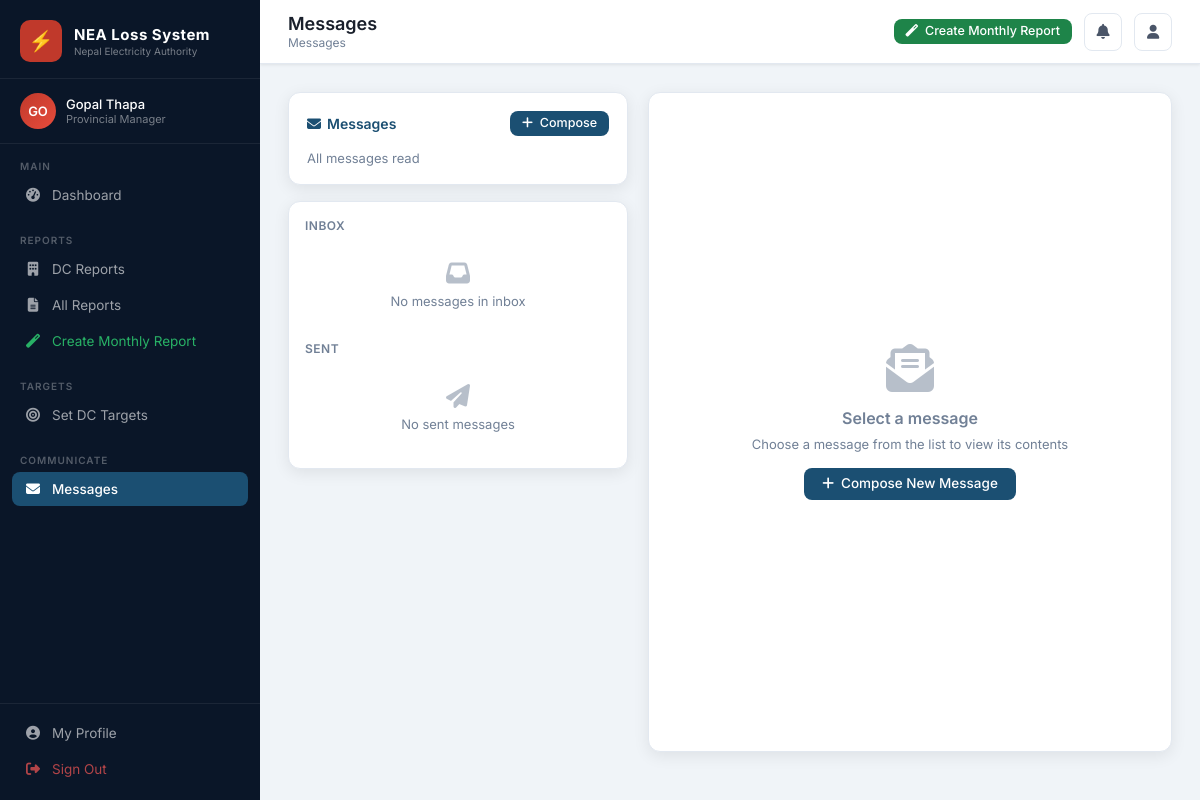
/messages/ (signed in), run on the app's committed database.
### nea_loss/models.py (models this page shows, shortened)
class NEAUser(AbstractBaseUser, PermissionsMixin):
    ROLE_CHOICES = [
        ('SYS_ADMIN', 'System Administrator'),
        ('MD', 'Managing Director'),
        ('DMD', 'Deputy Managing Director'),
        ('DIRECTOR', 'Director'),
        ('PROVINCIAL_MANAGER', 'Provincial Manager'),
        ('DC_MANAGER', 'DC Manager'),
        ('DC_STAFF', 'DC Staff'),
    ]
    username = models.CharField(max_length=50, unique=True)
    email = models.EmailField(unique=True)
    full_name = models.CharField(max_length=150)
    role = models.CharField(max_length=30, choices=ROLE_CHOICES, default='DC_STAFF')
    employee_id = models.CharField(max_length=30, blank=True)
    phone = models.CharField(max_length=20, blank=True)
    designation = models.CharField(max_length=100, blank=True)
    provincial_office = models.ForeignKey(ProvincialOffice, null=True, blank=True, on_delete=models.SET_NULL)
    distribution_center = models.ForeignKey(DistributionCenter, null=True, blank=True, on_delete=models.SET_NULL)
    is_active = models.BooleanField(default=True)
    is_staff = models.BooleanField(default=False)
    date_joined = models.DateTimeField(default=timezone.now)
    last_login_ip = models.GenericIPAddressField(null=True, blank=True)
    objects = NEAUserManager()
    USERNAME_FIELD = 'username'
    REQUIRED_FIELDS = ['email', 'full_name']
    @property
    def is_system_admin(self):
        return self.role == 'SYS_ADMIN' or self.is_superuser
    @property
    def is_top_management(self):
        return self.role in ['MD', 'DMD', 'DIRECTOR']
    @property
    def is_provincial(self):
        return self.role == 'PROVINCIAL_MANAGER'
    @property
    def is_dc_level(self):
        return self.role in ['DC_MANAGER', 'DC_STAFF']
    class Meta:
        verbose_name = 'NEA User'
        verbose_name_plural = 'NEA Users'

### nea_loss/views.py (the view)
# urls.py: path('messages/', views.MessageInboxView.as_view(), name='message_inbox'),
class MessageInboxView(LoginRequiredMixin, View):
    template_name = 'nea_loss/users/inbox.html'
    def get(self, request):
        inbox = Message.objects.filter(recipient=request.user).select_related('sender').order_by('-created_at')
        sent = Message.objects.filter(sender=request.user).select_related('recipient').order_by('-created_at')
        unread_count = inbox.filter(is_read=False).count()
        return render(request, self.template_name, {
            'inbox': inbox,
            'sent': sent,
            'unread_count': unread_count,
        })

### nea_loss/templates/nea_loss/users/inbox.html (shortened to what this page needs)
{% extends 'nea_loss/base.html' %}
{% block page_title %}Messages{% endblock %}
{% block breadcrumb %}Messages{% endblock %}
{% block content %}
<div style="display:grid;grid-template-columns:340px 1fr;gap:20px;min-height:calc(100vh - 140px);">
  <div>
    <div style="background:white;border:1px solid var(--border-color);border-radius:12px;padding:18px;margin-bottom:16px;box-shadow:0 4px 16px rgba(0,0,0,0.08);">
      <div style="display:flex;align-items:center;justify-content:space-between;margin-bottom:14px;">
        <div style="font-size:14px;font-weight:600;color:var(--nea-blue);"><i class="fas fa-envelope" style="margin-right:6px;"></i>Messages</div>
        <a href="{% url 'message_compose' %}" class="btn btn-primary btn-sm">
          <i class="fas fa-plus"></i> Compose
        </a>
      </div>
      {% if unread_count %}
      <div style="font-size:13px;color:var(--text-muted);">You have <strong style="color:var(--nea-red);">{{ unread_count }}</strong> unread message{{ unread_count|pluralize }}</div>
      {% else %}
      <div style="font-size:13px;color:var(--text-muted);">All messages read</div>
      {% endif %}
    </div>
    <div style="background:white;border:1px solid var(--border-color);border-radius:12px;padding:16px;box-shadow:0 4px 16px rgba(0,0,0,0.08);">
      <div style="margin-bottom:12px;">
        <div style="font-size:12px;font-weight:600;color:var(--text-muted);text-transform:uppercase;letter-spacing:0.5px;margin-bottom:8px;">Inbox</div>
        {% if inbox %}
        {% for message in inbox %}
        {% if not message.is_read %}
        <a href="{% url 'message_detail' message.pk %}" style="display:block;padding:12px 14px;border-radius:10px;border:1px solid var(--nea-blue);
                   margin-bottom:8px;background:#EBF5FB;text-decoration:none;transition:all 0.1s;">
        {% else %}
        <a href="{% url 'message_detail' message.pk %}" style="display:block;padding:12px 14px;border-radius:10px;border:1px solid var(--border-color);
                   margin-bottom:8px;background:white;text-decoration:none;transition:all 0.1s;">
        {% endif %}
          <div style="display:flex;align-items:center;justify-content:space-between;margin-bottom:4px;">
            {% if not message.is_read %}
            <span style="font-size:13px;font-weight:700;color:var(--nea-blue);">
            {% else %}
            <span style="font-size:13px;font-weight:500;color:var(--nea-blue);">
            {% endif %}
              {{ message.sender.full_name }}
            </span>
            <span style="font-size:11px;color:var(--text-muted);">{{ message.created_at|date:"d M, H:i" }}</span>
          </div>
          <div style="font-size:12px;color:var(--text-dark);margin-bottom:4px;">{{ message.subject }}</div>
          <div style="font-size:11px;color:var(--text-muted);overflow:hidden;text-overflow:ellipsis;white-space:nowrap;">{{ message.body|truncatechars:50 }}</div>
        </a>
        {% endfor %}
        {% else %}
        <div style="text-align:center;padding:20px;color:var(--text-muted);font-size:13px;">
          <i class="fas fa-inbox" style="font-size:24px;margin-bottom:8px;opacity:0.5;"></i>
          <div>No messages in inbox</div>
        </div>
        {% endif %}
      </div>
      <div>
        <div style="font-size:12px;font-weight:600;color:var(--text-muted);text-transform:uppercase;letter-spacing:0.5px;margin-bottom:8px;">Sent</div>
        {% if sent %}
        {% for message in sent %}
        <a href="{% url 'message_detail' message.pk %}" style="display:block;padding:12px 14px;border-radius:10px;border:1px solid var(--border-color);
                   margin-bottom:8px;background:white;text-decoration:none;transition:all 0.1s;">
          <div style="display:flex;align-items:center;justify-content:space-between;margin-bottom:4px;">
            <span style="font-size:13px;font-weight:500;color:var(--nea-green);">
              To: {{ message.recipient.full_name }}
            </span>
            <span style="font-size:11px;color:var(--text-muted);">{{ message.created_at|date:"d M, H:i" }}</span>
          </div>
          <div style="font-size:12px;color:var(--text-dark);margin-bottom:4px;">{{ message.subject }}</div>
          <div style="font-size:11px;color:var(--text-muted);overflow:hidden;text-overflow:ellipsis;white-space:nowrap;">{{ message.body|truncatechars:50 }}</div>
        </a>
        {% endfor %}
        {% else %}
        <div style="text-align:center;padding:20px;color:var(--text-muted);font-size:13px;">
          <i class="fas fa-paper-plane" style="font-size:24px;margin-bottom:8px;opacity:0.5;"></i>
          <div>No sent messages</div>
        </div>
        {% endif %}
      </div>
    </div>
  </div>
  <div>
    <div style="background:white;border:1px solid var(--border-color);border-radius:12px;padding:24px;box-shadow:0 4px 16px rgba(0,0,0,0.08);height:100%;display:flex;align-items:center;justify-content:center;">
      <div style="text-align:center;color:var(--text-muted);">
        <i class="fas fa-envelope-open-text" style="font-size:48px;margin-bottom:16px;opacity:0.5;"></i>
        <div style="font-size:16px;font-weight:600;margin-bottom:8px;">Select a message</div>
        <div style="font-size:13px;">Choose a message from the list to view its contents</div>
        <div style="margin-top:16px;">
          <a href="{% url 'message_compose' %}" class="btn btn-primary">
            <i class="fas fa-plus"></i> Compose New Message
          </a>
        </div>
      </div>
    </div>
  </div>
</div>
{% endblock %}

### nea_loss/templates/nea_loss/base.html (shortened to what this page needs)
{% load static %}
<!DOCTYPE html>
<html lang="en">
<head>
<link href="https://cdnjs.cloudflare.com/ajax/libs/font-awesome/6.5.0/css/all.min.css" rel="stylesheet">
</head>
<body>
<aside class="sidebar">
  <div class="sidebar-logo">
    <div class="sidebar-logo-icon">⚡</div>
    <div class="sidebar-logo-text">
      <div class="brand">NEA Loss System</div>
      <div class="tagline">Nepal Electricity Authority</div>
    </div>
  </div>
  {% if user.is_authenticated %}
  <div class="sidebar-user">
    <div class="user-avatar">{{ user.full_name|slice:":2"|upper }}</div>
    <div class="user-info">
      <div class="name">{{ user.full_name|truncatechars:22 }}</div>
      <div class="role">{{ user.get_role_display }}</div>
    </div>
  </div>
  {% endif %}
  <nav>
    <div class="nav-section">
      <div class="nav-section-label">Main</div>
      <a href="{% url 'dashboard' %}" class="nav-item {% if request.resolver_match.url_name == 'dashboard' %}active{% endif %}">
        <i class="fas fa-tachometer-alt"></i> Dashboard
      </a>
    </div>
    {% if is_system_admin %}
    <div class="nav-section">
      <div class="nav-section-label">Reports</div>
      <a href="{% url 'report_list' %}" class="nav-item {% if request.resolver_match.url_name == 'report_list' %}active{% endif %}">
        <i class="fas fa-file-alt"></i> All DC Reports
        {% if unread_notifications_count %}<span class="badge">{{ unread_notifications_count }}</span>{% endif %}
      </a>
      <a href="{% url 'report_create' %}" class="nav-item {% if request.resolver_match.url_name == 'report_create' %}active{% endif %}">
        <i class="fas fa-plus-circle"></i> New DC Report
      </a>
      <a href="{% url 'provincial_report_list' %}" class="nav-item {% if 'provincial' in request.resolver_match.url_name %}active{% endif %}">
        <i class="fas fa-file-invoice"></i> Provincial Reports
      </a>
      <a href="{% url 'provincial_report_create' %}" class="nav-item">
        <i class="fas fa-magic"></i> Create Prov. Report
      </a>
    </div>
    <div class="nav-section">
      <div class="nav-section-label">Analytics</div>
      <a href="{% url 'org_overview' %}" class="nav-item {% if request.resolver_match.url_name == 'org_overview' %}active{% endif %}">
        <i class="fas fa-sitemap"></i> Org Overview
      </a>
    </div>
    <div class="nav-section">
      <div class="nav-section-label">System Management</div>
      <a href="{% url 'user_list' %}" class="nav-item {% if 'user' in request.resolver_match.url_name %}active{% endif %}">
        <i class="fas fa-users-cog"></i> User Management
      </a>
      <a href="/admin/" class="nav-item" target="_blank">
        <i class="fas fa-database"></i> Django Admin Panel
      </a>
    </div>
    {% elif user.is_provincial %}
    <div class="nav-section">
      <div class="nav-section-label">Reports</div>
      <a href="{% url 'provincial_dc_reports' %}" class="nav-item {% if request.resolver_match.url_name == 'provincial_dc_reports' %}active{% endif %}">
        <i class="fas fa-building"></i> DC Reports
      </a>
      <a href="{% url 'report_list' %}" class="nav-item {% if request.resolver_match.url_name == 'report_list' %}active{% endif %}">
        <i class="fas fa-file-alt"></i> All Reports
      </a>
      <a href="{% url 'provincial_report_create' %}" class="nav-item {% if request.resolver_match.url_name == 'provincial_report_create' %}active{% endif %}" style="color:rgba(46,204,113,0.85);">
        <i class="fas fa-magic"></i> Create Monthly Report
      </a>
    </div>
    <div class="nav-section">
      <div class="nav-section-label">Targets</div>
      <a href="{% url 'dc_yearly_targets' %}" class="nav-item {% if request.resolver_match.url_name == 'dc_yearly_targets' %}active{% endif %}">
        <i class="fas fa-bullseye"></i> Set DC Targets
      </a>
    </div>
    {% endif %}
  </nav>
  <div class="nav-section">
    <div class="nav-section-label">Communicate</div>
    <a href="{% url 'message_inbox' %}" class="nav-item {% if 'message' in request.resolver_match.url_name %}active{% endif %}">
      <i class="fas fa-envelope"></i> Messages
    </a>
  </div>
  <div class="sidebar-footer">
    <a href="{% url 'profile' %}" class="nav-item">
      <i class="fas fa-user-circle"></i> My Profile
    </a>
    <a href="{% url 'logout' %}" class="nav-item" style="color:rgba(220,80,80,0.8);">
      <i class="fas fa-sign-out-alt"></i> Sign Out
    </a>
  </div>
</aside>
<header class="topbar">
  <div class="topbar-title">
    <h1>{% block page_title %}Dashboard{% endblock %}</h1>
    <div class="breadcrumb">{% block breadcrumb %}NEA Loss Analysis System{% endblock %}</div>
  </div>
  <div class="topbar-actions">
    {% if can_create_provincial_report and is_provincial %}
    <a href="{% url 'provincial_report_create' %}" class="btn btn-primary btn-sm" style="background:var(--nea-green);">
      <i class="fas fa-magic"></i> Create Monthly Report
    </a>
    {% endif %}
    <a href="#" class="topbar-btn" id="notif-btn" title="Notifications">
      <i class="fas fa-bell" style="font-size:15px;"></i>
    </a>
    <a href="{% url 'profile' %}" class="topbar-btn">
      <i class="fas fa-user" style="font-size:14px;"></i>
    </a>
  </div>
</header>
<main class="main-content">
  <div class="page-body">
    {% block content %}{% endblock %}
  </div>
</main>
</body>
</html>

### data on the page
NEAUser: full_name "GO", full_name "Gopal Thapa", role "Provincial Manager"
